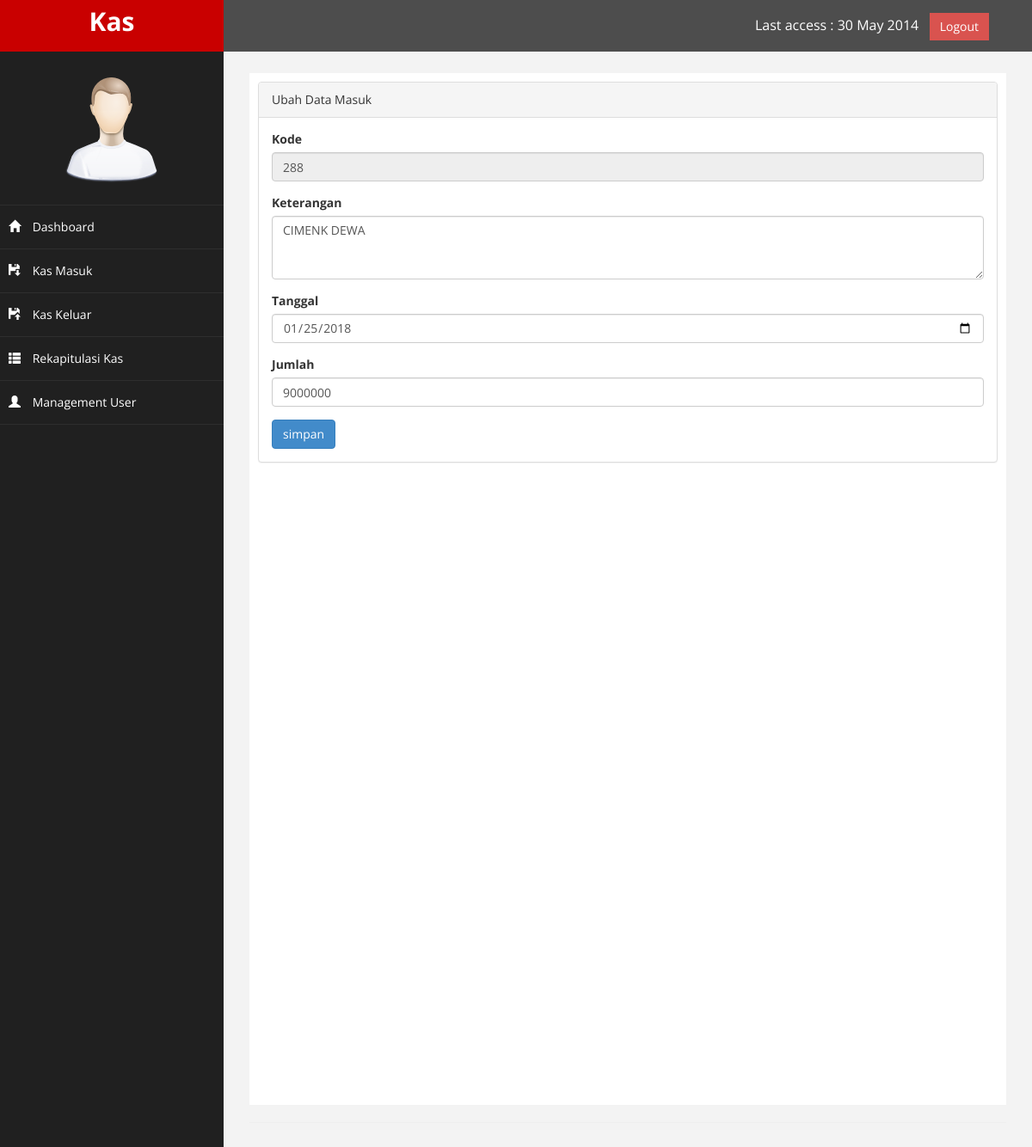
The app's page /?page=masuk&aksi=ubah&id=288 with its own data.
### tables this page shows
CREATE TABLE `kas` (
  `kode` int(11) NOT NULL,
  `keterangan` varchar(300) NOT NULL,
  `tgl` date NOT NULL,
  `jumlah` int(10) NOT NULL,
  `jenis` varchar(20) NOT NULL,
  `keluar` int(20) NOT NULL
);

### page/kas_masuk/ubah.php (the view, shortened to what this page needs)
<?php
  $kode = $_GET['id'];
  $sql = $koneksi->query("select * from kas where kode = '$kode'");
  $tampil = $sql->fetch_assoc();
?>
<div class="panel panel-default">
    <div class="panel-heading">
      Ubah Data Masuk
    </div>
        <div class="panel-body">
              <div class="row">
                  <div class="col-md-12">
                      <form role="form" method="POST">
                          <div class="form-group">
                              <label>Kode</label>
                              <input class="form-control" name="kode" value="<?php echo $tampil['kode'];?>" readonly/>
                          </div>
                          <div class="form-group">
                              <label>Keterangan</label>
                              <textarea class="form-control" name="ket" rows="3"><?php echo $tampil['keterangan'];?></textarea>
                          </div>
                          <div class="form-group">
                              <label>Tanggal</label>
                              <input class="form-control" type="date" name="tgl" value="<?php echo $tampil['tgl'];?>"/>
                          </div>
                          <div class="form-group">
                              <label>Jumlah</label>
                              <input class="form-control" type="number" name="jml" value="<?php echo $tampil['jumlah'];?>"/>
                          </div>
                          <div>
                            <input type="submit" name="simpan" value="simpan" class="btn btn-primary"/>
                          </div>
                        </div>
                </div>
        </div>
      </div>
</div>

### assets/css/custom.css (style rules this page uses)
body { font-family: 'Open Sans', sans-serif; }

### records on screen
kas: kode "288", ket "CIMENK DEWA", tgl "01/25/2018", jml "9000000"
